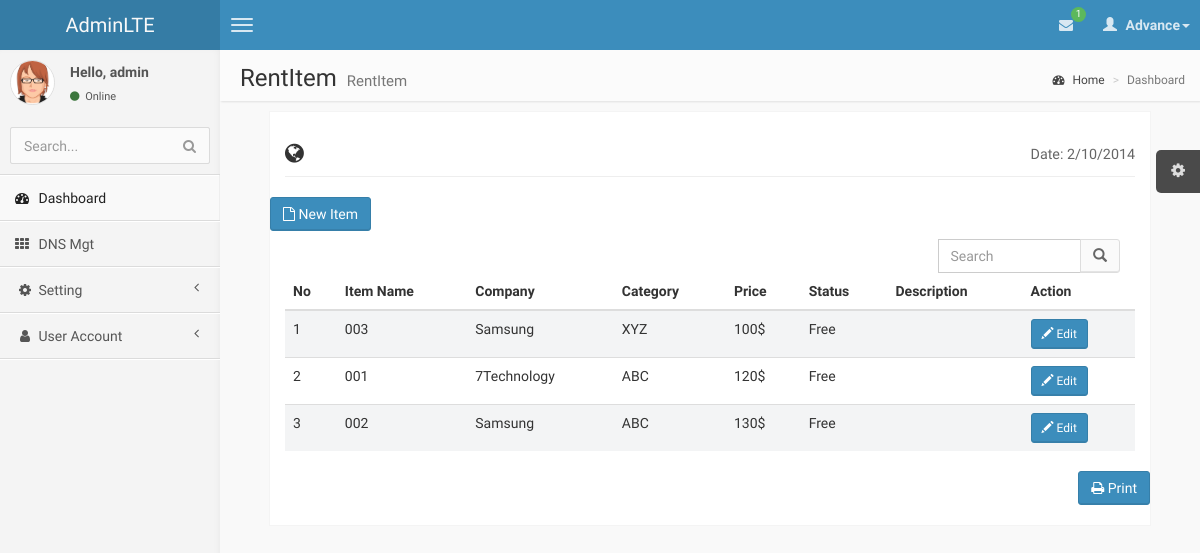
Page /RentItem.php (signed in) on the earlier database version.
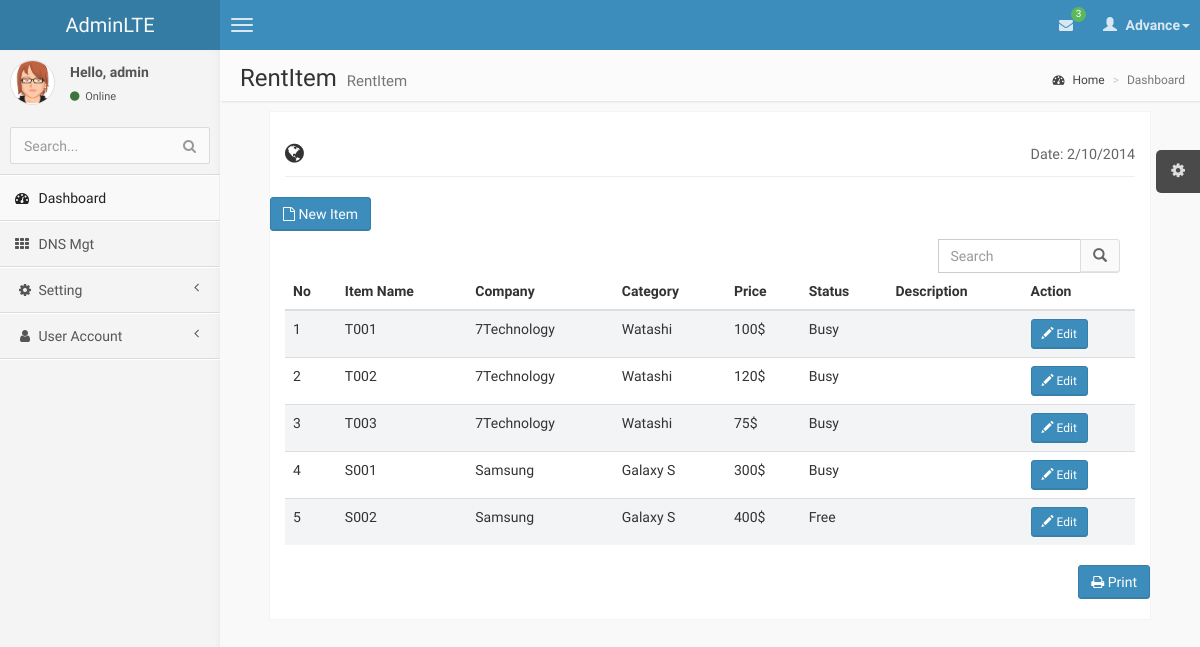
Same page on the later database version.
### tables this page shows
CREATE TABLE `tblrentitem` (
  `RentItemID` text,
  `CompanyID` text,
  `ItemName` text,
  `CategoryID` text,
  `Price` float DEFAULT NULL,
  `isStatus` bit(1) DEFAULT NULL,
  `Desciption` text
);

CREATE TABLE `tblcompany` (
  `CompanyID` text,
  `CompanyName` text,
  `Description` text
);

CREATE TABLE `tblcategory` (
  `CategoryID` text,
  `CompanyID` text,
  `CategoryName` text,
  `OrderNo` int(11) DEFAULT NULL,
  `Description` text
);

### connectionclass/connect.php (called while the page is built, shortened)
<?php
class MyConnection
{
    	private $host = '174.136.57.160';
		private $username = 'www7tech_Pro';
		private $mylink;
		private $password = 'piseth123';
    function connect()
	{
		$this->mylink = mysql_connect($this->host,$this->username,$this->password) or die("Fail to Select Host");
		return $this->mylink;
	}
    function query($sql)
	{
		if (!empty($sql))
		{
			$this->result = mysql_query($sql,$this->mylink);
			return $this->result;
		}else
		{
			return false;
		}
    }
	function dbCountRows(&$result)
	{
		$numRows = @mysql_num_rows($result);
		if ( $numRows )
		{
			return $numRows;
		}
		else
		{
			return 0;
		}
	}
	function fetch($result=""){
                return mysql_fetch_object($result);
        }
 }
?>

### connectionclass/function.php (called while the page is built, shortened)
<?php
function get($var)
{
	if (isset($_GET[$var])) {
		return (trim($_GET[$var]));
	}
	else
	{
		return '';
	}
}
?>

### RentItem.php (the view, shortened to what the changed rows need)
<?php include 'header.php';
$searchTemp=get('srch-normal');
?>
    <body class="skin-blue">
         <?php include 'nav.php';?>
            <aside class="right-side">
                <section class="content-header">
                    <h1>
                        RentItem
                        <small>RentItem</small>
                    </h1>
                </section>
                  <section class="content invoice">
                    <div class="row">
                        <div class="col-xs-12">
                            <h2 class="page-header">
                                <i class="fa fa-globe"></i>
                                <small class="pull-right">Date: 2/10/2014</small>
                            </h2>
                        </div>
                    </div>
                    <div class="row">
                        <div class="col-xs-12 table-responsive">
                            <table class="table table-striped">
                                <thead>
                                    <tr>
                                        <th>No</th>
										<th>Item Name</th>
										<th>Company</th>
										<th>Category</th>
										<th>Price</th>
										<th>Status</th>
                                        <th>Description</th>
										<th>Action</th>
                                    </tr>
                                </thead>
                                <tbody>
                                    <?php
									$_slide1 = $db->query("CALL sp_RentItem_Select_Company('".$searchTemp."')");
									$numrow=$db->dbCountRows($_slide1);
										$i = 1;
									if($numrow>0)
									{
										while($row=$db->fetch($_slide1)){
												$id=$row->RentItemID;
												$ItemName = $row->ItemName;
												$CompanyID=$row->CompanyID;
												$CompanyName=$row->CompanyName;
												$CategoryID=$row->CategoryID;
												$CategoryName = $row->CategoryName;
												$Price=$row->Price;
												$Status=$row->isStatus;
												if($Status==1)
												$isStatus="Free";
												else
												$isStatus="Busy";
												$Decription = $row->Desciption;
											echo'<tr class="gradeA">
														<td>'.$i++.'</td>
														<td>'.$ItemName.'</td>
														<td>'.$CompanyName.'</td>
														<td>'.$CategoryName.'</td>
														<td>'.$Price.'$</td>
														<td>'.$isStatus.'</td>
														<td>'.$Decription.'</td>
														<td>
														<a class="iframe" href="RentItem-Update.php?id='.$id.'&CompanyID='.$CompanyID.'&CompanyName='.$CompanyName.'&ItemName='.$ItemName.'&CategoryID='.$CategoryID.'&CategoryName='.$CategoryName.'&Price='.$Price.'&Status='.$Status.'&Decription='.$Decription.'">
															<button class="btn btn-sm btn-primary">
																<i class="glyphicon glyphicon-pencil"></i>
																Edit
															</button>
                                                    		</a>
														</td>
												</tr>';
										}
									}
									else
										echo'<tr><td  colspan="7"><font color =Red>No Record Found.</font></td></tr>';
                                ?>
                                </tbody>
                            </table>
                        </div>
                    </div>
                </section>
            </aside>
        </div>
<?php include 'footer.php';?>

### nav.php (shortened to what the changed rows need)
<header class="header">
           <nav class="navbar navbar-static-top" role="navigation">
               <div class="navbar-right">
                   <ul class="nav navbar-nav">
                       <li class="dropdown messages-menu">
                           <a href="#" class="dropdown-toggle" data-toggle="dropdown">
                               <i class="fa fa-envelope"></i>
                               <span class="label label-success">
                               	<?php
										$db->disconnect();
										$db->connect();
										$select2=$db->query("SELECT
										COUNT(tblcustomer_rent.Customer_RentID) as Total
									From tblcustomer_rent
									INNER JOIN tbcustomer ON tblcustomer_rent.CustomerID = tbcustomer.CustomerID
									INNER JOIN tblrentitem ON tblcustomer_rent.RentItemID = tblrentitem.RentItemID
									WHERE  DATEDIFF(Date(CONCAT(YEAR(NOW()),\"-\",MONTH(NOW()),\"-\",DAY(tblcustomer_rent.PayDate))),Date(Now()))<=5
									AND tblcustomer_rent.RentItemID NOT IN(SELECT RentItemID FROM customer_rent_pay WHERE Month(PayDate)=Month(NOW()) AND Year(PayDate)=Year(NOW()))
									AND Month(tblcustomer_rent.PayDate)<=Month(NOW()) AND Year(tblcustomer_rent.PayDate)<=Year(NOW());
									");
										$rowselect2=$db->dbCountRows($select2);
										if($rowselect2>0){
											$row=$db->fetch($select2);
											echo  $row->Total;
										}
										else
										{
											echo '0';
										}
										?>
                               </span>
                           </a>
                       </li>
                   </ul>
               </div>
           </nav>
       </header>
       <div class="wrapper row-offcanvas row-offcanvas-left">

Differences in the rows shown:
no longer on this page (row unchanged): tblrentitem: ItemName "003", CompanyID.CompanyName "Samsung", CategoryID.CategoryName "XYZ", Price "100", isStatus "Free"
no longer on this page (row unchanged): tblrentitem: ItemName "001", CompanyID.CompanyName "7Technology", CategoryID.CategoryName "ABC", Price "120", isStatus "Free"
no longer on this page (row unchanged): tblrentitem: ItemName "002", CompanyID.CompanyName "Samsung", CategoryID.CategoryName "ABC", Price "130", isStatus "Free"
added tblrentitem: ItemName "T001", CompanyID.CompanyName "7Technology", CategoryID.CategoryName "Watashi", Price "100", isStatus "Busy"
added tblrentitem: ItemName "T002", CompanyID.CompanyName "7Technology", CategoryID.CategoryName "Watashi", Price "120", isStatus "Busy"
added tblrentitem: ItemName "T003", CompanyID.CompanyName "7Technology", CategoryID.CategoryName "Watashi", Price "75", isStatus "Busy"
added tblrentitem: ItemName "S001", CompanyID.CompanyName "Samsung", CategoryID.CategoryName "Galaxy S", Price "300", isStatus "Busy"
added tblrentitem: ItemName "S002", CompanyID.CompanyName "Samsung", CategoryID.CategoryName "Galaxy S", Price "400", isStatus "Free"
Other differences:
$row->Total: "1" → "3"
